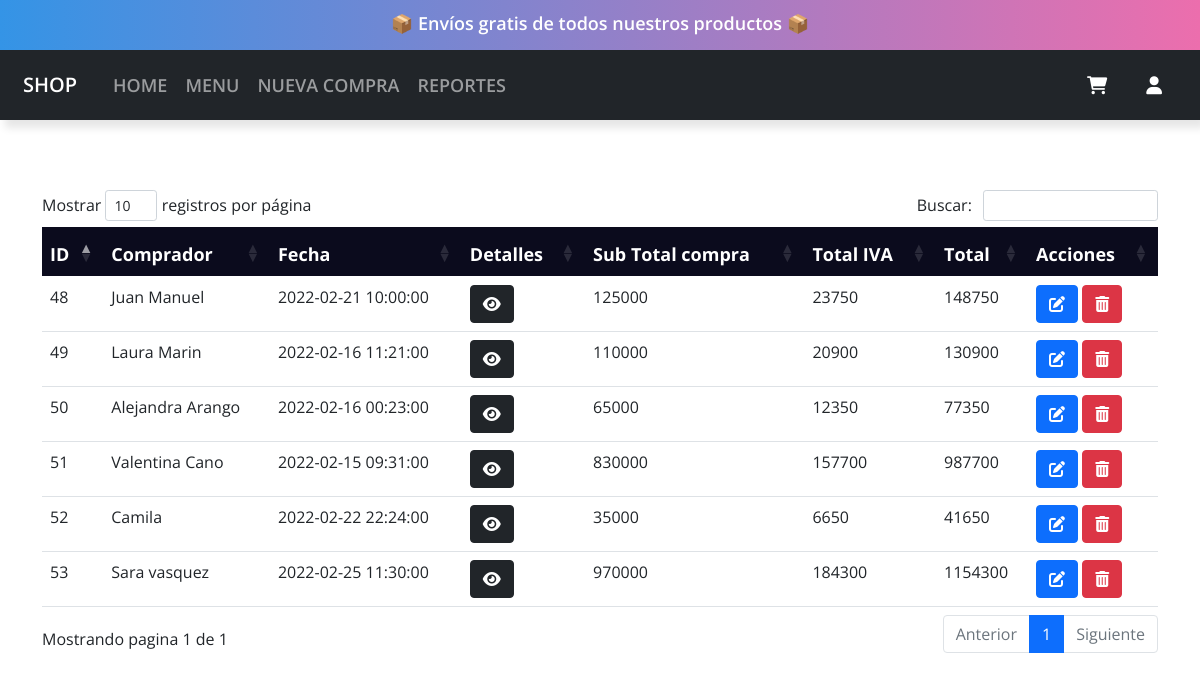
The app's page /reportes.php with its own data.
### tables this page shows
CREATE TABLE `orden` (
  `Id` int(11) NOT NULL,
  `Nombre` varchar(50) NOT NULL,
  `Fecha` datetime NOT NULL DEFAULT current_timestamp() ON UPDATE current_timestamp(),
  `Subtotal` double NOT NULL,
  `Iva` double NOT NULL,
  `Total` double NOT NULL
);

### reportes.php (the view, shortened to what this page needs)
<?php
    include "./layout/nav.php";
    $con = Conectar();
    $sql = "SELECT * FROM orden ORDER BY Id DESC";
    $query = mysqli_query($con, $sql);
?>
<link href="https://cdn.jsdelivr.net/npm/bootstrap@5.1.3/dist/css/bootstrap.min.css" rel="stylesheet">
<link rel="stylesheet" href="./assets/css/reportes.css">
<link rel="stylesheet" href="./assets/css/estilosgenerales.css">
<link rel="stylesheet" href="https://cdnjs.cloudflare.com/ajax/libs/twitter-bootstrap/5.0.1/css/bootstrap.min.css">
<link rel="stylesheet" href="https://cdn.datatables.net/1.11.4/css/dataTables.bootstrap5.min.css">
<link rel="stylesheet" href="https://cdn.datatables.net/responsive/2.2.9/css/responsive.bootstrap5.min.css">
<div class="container" style="margin-top: 70px !important;">
<table class="table" id="ordenes">
  <thead id="thea">
    <tr>
      <th>ID</th>
      <th scope="col">Comprador</th>
      <th scope="col">Fecha</th>
      <th scope="col">Detalles</th>
      <th scope="col">Sub Total compra</th>
      <th scope="col">Total IVA</th>
      <th scope="col">Total</th>
      <th scope="col">Acciones</th>
    </tr>
  </thead>
  <tbody id="res">
      <?php
        while($row = mysqli_fetch_array($query)){
      ?>
        <tr>
            <td><?php echo $row['Id']?></td>
            <td><?php echo $row['Nombre']?></td>
            <td><?php echo $row['Fecha']?></td>
            <td>
            <button class="btn btn-dark" data-bs-toggle="modal" data-bs-target="#detalles<?php echo $row['Id']?>"><i class="fa-solid fa-eye"></i></button>
            </td>
            <td><?php echo $row['Subtotal']?></td>
            <td><?php echo $row['Iva']?></td>
            <td><?php echo $row['Total']?></td>
            <td>
                <button class="btn btn-primary"><i class="fa-solid fa-pen-to-square"></i></button>
                <button class="btn btn-danger"><i class="fa-solid fa-trash-can"></i></button>
            </td>
        </tr>
      <?php
        }
      ?>
  </tbody>
</table>
</div>

### layout/nav.php (shortened to what this page needs)
<!DOCTYPE html>
<html lang="en">
<head>
    <link href="https://cdn.jsdelivr.net/npm/bootstrap@5.1.3/dist/css/bootstrap.min.css" rel="stylesheet">
    <link rel="stylesheet" href="https://cdnjs.cloudflare.com/ajax/libs/font-awesome/6.0.0/css/all.min.css" />
    <link rel="stylesheet" href="./assets/css/estilosgenerales.css">
    <link rel="stylesheet" href="./assets/css/menu.css">
</head>
<body onload="traerDatos(); colocar()">
<div id="bar">
    <p>📦 Envíos gratis de todos nuestros productos 📦</p>
</div>
<nav class="navbar navbar-expand-lg navbar-dark bg-dark">
  <div class="container-fluid">
    <a class="navbar-brand" id="Logo">SHOP</a>
    <div class="collapse navbar-collapse" id="navbarSupportedContent">
      <ul class="navbar-nav me-auto mb-2 mb-lg-0">
        <li class="nav-item">
          <a class="nav-link" aria-current="page" href="./index.php">Home</a>
        </li>
        <li class="nav-item">
          <a class="nav-link" href="./menu.php">Menu</a>
        </li>
        <li class="nav-item">
          <a class="nav-link" data-bs-toggle="modal" data-bs-target="#compra">Nueva Compra</a>
        </li>
        <li class="nav-item">
          <a class="nav-link" href="reportes.php">reportes</a>
        </li>
      </ul>
      <div class="d-flex">
        <a data-bs-toggle="modal" data-bs-target="#example"><i class="fa-solid fa-cart-shopping" id="carrito" style="color: white;"></i></a>
        <a data-bs-toggle="modal" data-bs-target="#exampleModal"><i class="fa-solid fa-user" style="color: white;"></i></a>
      </div>
    </div>
  </div>
</nav>
</body>
</html>

### assets/css/estilosgenerales.css (style rules this page uses)
body { font-family: 'Open Sans', sans-serif !important; }

### assets/css/menu.css (style rules this page uses)
#bar { background-image: linear-gradient(to right, #3494E6 , #EC6EAD); height: 50px; padding: 10px; text-align: center; font-size: 18px; font-weight: 600; color: white; }
nav { box-shadow: 5px 8px 8px rgba(0,0,0,0.1); height: 70px; margin-bottom: 30px; z-index: 10000 !important; }
nav .d-flex { padding: 15px; color: rgb(0, 0, 0) !important; }
nav .d-flex i { cursor: pointer; }
nav .d-flex .fa-cart-shopping { padding-right: 17px; }
nav a { font-size: 18px; font-weight: 600; color: black; text-decoration: none; text-transform: uppercase; border: 1px solid transparent; padding: 7px 10px; border-radius: 3px; }

### assets/css/reportes.css (style rules this page uses)
#thea { background-color: rgb(11, 11, 29); height: 50px; color: white; font-family: 'Open Sans', sans-serif; font-size: 18px; font-weight: bold !important; }

### records on screen
orden: Id "53", Nombre "Sara vasquez", Fecha "2022-02-25 11:30:00", Subtotal "970000", Iva "184300", Total "1154300"
orden: Id "52", Nombre "Camila", Fecha "2022-02-22 22:24:00", Subtotal "35000", Iva "6650", Total "41650"
orden: Id "51", Nombre "Valentina Cano", Fecha "2022-02-15 09:31:00", Subtotal "830000", Iva "157700", Total "987700"
orden: Id "50", Nombre "Alejandra Arango", Fecha "2022-02-16 00:23:00", Subtotal "65000", Iva "12350", Total "77350"
orden: Id "49", Nombre "Laura Marin", Fecha "2022-02-16 11:21:00", Subtotal "110000", Iva "20900", Total "130900"
orden: Id "48", Nombre "Juan Manuel", Fecha "2022-02-21 10:00:00", Subtotal "125000", Iva "23750", Total "148750"
